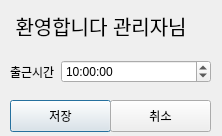
<?xml version="1.0" encoding="UTF-8"?>
<ui version="4.0">
 <class>Dialog</class>
 <widget class="QDialog" name="Dialog">
  <property name="geometry">
   <rect>
    <x>0</x>
    <y>0</y>
    <width>222</width>
    <height>136</height>
   </rect>
  </property>
  <property name="windowTitle">
   <string>관리자</string>
  </property>
  <widget class="QPushButton" name="btn_save">
   <property name="geometry">
    <rect>
     <x>10</x>
     <y>100</y>
     <width>101</width>
     <height>32</height>
    </rect>
   </property>
   <property name="text">
    <string>저장</string>
   </property>
  </widget>
  <widget class="QPushButton" name="btn_cancel">
   <property name="geometry">
    <rect>
     <x>110</x>
     <y>100</y>
     <width>101</width>
     <height>32</height>
    </rect>
   </property>
   <property name="text">
    <string>취소</string>
   </property>
  </widget>
  <widget class="QWidget" name="layoutWidget">
   <property name="geometry">
    <rect>
     <x>10</x>
     <y>60</y>
     <width>201</width>
     <height>31</height>
    </rect>
   </property>
   <layout class="QFormLayout" name="formLayout">
    <item row="0" column="1">
     <widget class="QTimeEdit" name="timeEdit">
      <property name="time">
       <time>
        <hour>10</hour>
        <minute>0</minute>
        <second>0</second>
       </time>
      </property>
     </widget>
    </item>
    <item row="0" column="0">
     <widget class="QLabel" name="label">
      <property name="text">
       <string>출근시간</string>
      </property>
     </widget>
    </item>
   </layout>
  </widget>
  <widget class="QLabel" name="label_2">
   <property name="geometry">
    <rect>
     <x>10</x>
     <y>10</y>
     <width>201</width>
     <height>31</height>
    </rect>
   </property>
   <property name="font">
    <font>
     <pointsize>15</pointsize>
    </font>
   </property>
   <property name="text">
    <string> 환영합니다 관리자님</string>
   </property>
   <property name="alignment">
    <set>Qt::AlignLeading|Qt::AlignLeft|Qt::AlignVCenter</set>
   </property>
  </widget>
 </widget>
 <resources/>
 <connections/>
</ui>
